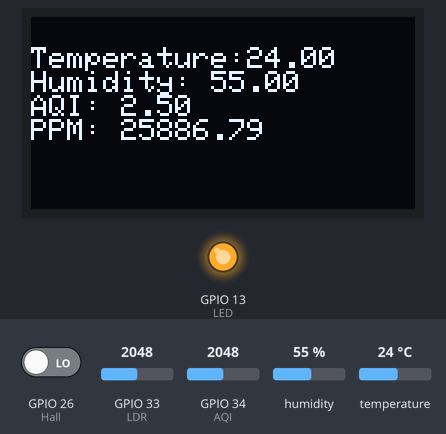
Bench run of a sketch on a simulated ESP32. On the bench: 128×64 one-colour display, output pins drawn as LEDs (lit = HIGH). The test bench sets the inputs (shaded band); at power-on: humidity 55 %, GPIO 33 (LDR) = 2048, GPIO 34 (AQI) = 2048, temperature 24 °C, GPIO 26 (Hall) LOW. What the sketch prints to the serial monitor is not drawn.

Above: at 1.8 s.
1.9 s: humidity set to 22 %
At 3.1 s:
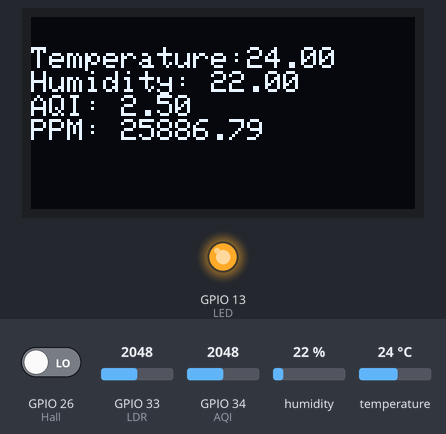
3.6 s: GPIO 33 (LDR) set to 2695
5.3 s: GPIO 33 (LDR) set to 2767
At 6.8 s:
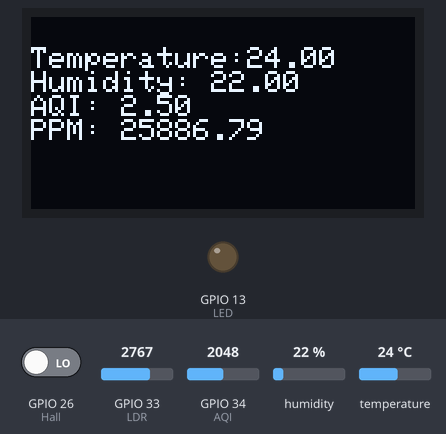
7.7 s: GPIO 34 (AQI) set to 2866
At 9.2 s:
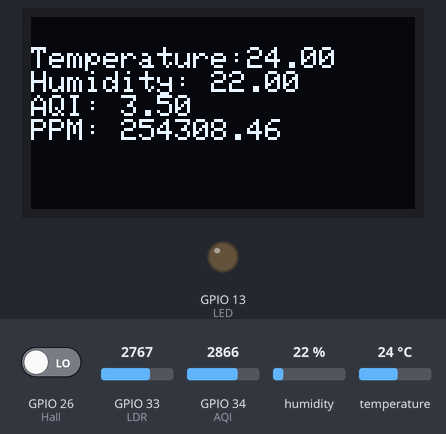
9.7 s: temperature set to 12 °C
At 11.5 s:
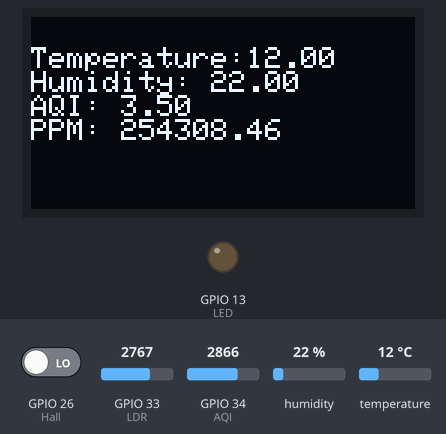
11.8 s: GPIO 34 (AQI) set to 3972
At 12.9 s:
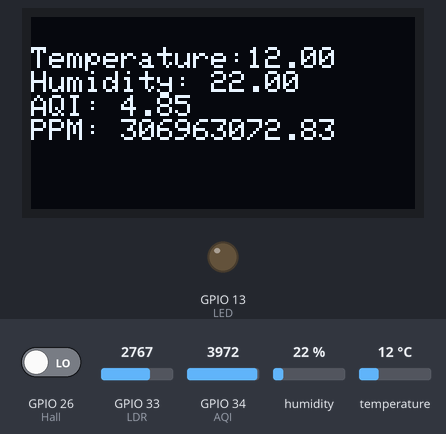
Timing chart, 0 to 14.8 s (numbered marks = the images above; inputs shaded):
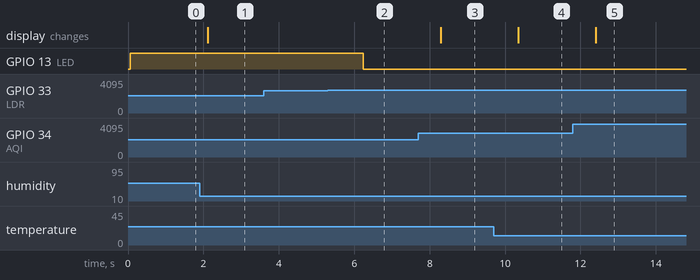

Measured:
- the behaviour switches between 2729 and 2730 on GPIO 33 (LDR) (found by bisection; images 1 and 2)
- after the input at 1.9 s, the display: changes after 0.22 s (image 1)
- after the input at 3.6 s, every drawn part: stays the same
- after the input at 5.3 s, GPIO 13 (LED): HIGH → LOW after 0.93 s
- after the input at 7.7 s, the display: changes after 0.59 s (image 3)
- after the input at 9.7 s, the display: changes after 0.65 s (image 4)
- after the input at 11.8 s, the display: changes after 0.61 s (image 5)

The sketch:

sketch_WISE.ino
```cpp
#include <DHT.h>
#include <Wire.h>
#include <Adafruit_GFX.h>
#include <Adafruit_SSD1306.h>

#define SCREEN_WIDTH 128 //number of columns
#define SCREEN_HEIGHT 64 //number of rows
#define OLED_RESET -1 //Reset pin (or -1 if sharing Arduino reset pin)
#define SCREEN_ADDRESS 0x3c // I2C (InterIntegrated circuit) address for the display

//DHT var(pin, type)
DHT dht(4, DHT22); //Need to write it for this sensor in this format

//Adafruit_SSD1306 var(parameters)
Adafruit_SSD1306 oled(SCREEN_WIDTH, SCREEN_HEIGHT, &Wire, OLED_RESET); //initialises the type of display used

int revolutions = 0;
unsigned long initial = 0;
unsigned long current = 0;
bool si = false;

void setup() {
  Serial.begin(115200);
  dht.begin();
  oled.begin(SSD1306_SWITCHCAPVCC, SCREEN_ADDRESS);

  pinMode(34, INPUT); //AQI
  pinMode(26, INPUT); //Hall

  pinMode(33, INPUT); //LDR
  pinMode(13, OUTPUT); //LED
}

void loop() {
  // put your main code here, to run repeatedly:
  float a = dht.readTemperature();
  float b = dht.readHumidity();

  bool sf = digitalRead(26);

  if (sf == 1 && si == 0) {
    initial = millis(); // Record the start time
  }

  if (sf == 0 && si == 1) {
    current = millis(); // Record the end time
    revolutions++; // Increment revolution count
  }

  si = sf;

  if (revolutions > 0) {
    unsigned long elapsed = current - initial;

    if (elapsed > 0) { // To avoid division by zero
      float rpm = (float)60000 / elapsed;

      Serial.print("Elapsed Time (ms): ");
      Serial.println(elapsed);
      Serial.print("RPM: ");
      Serial.println(rpm);

      oled.clearDisplay();
      oled.setTextSize(1);
      oled.setTextColor(SSD1306_WHITE);
      oled.setCursor(0,10);
      oled.print("Elapsed Time (ms): ");
      oled.println(elapsed);
      oled.print("RPM: ");
      oled.println(rpm);
      oled.display();
      revolutions = 0;
      initial = 0;
      current = 0;
      delay(1000);

    }
  }

  int sensorValue = analogRead(34);
  float V2 = sensorValue * 0.0012210012210;
  float RS = 10/V2*(5-V2);
  float ratio = RS/74;
  double ppm = 116.3*pow(ratio, -2.7);

  Serial.print("Temperature: ");
  Serial.println(a);
  //Serial.print('C');

  Serial.print("Humidity: ");
  Serial.println(b);

  Serial.print("AQI: ");
  Serial.println(V2);

  Serial.print("PPM: ");
  Serial.println(ppm);

  //PINS: SCL 22, SDA 21
  oled.clearDisplay();
  oled.setTextSize(1);
  oled.setTextColor(SSD1306_WHITE);
  oled.setCursor(0,10);
  oled.print("Temperature:" );
  oled.println(a);
  oled.print("Humidity: ");
  oled.println(b);
  oled.print("AQI: ");
  oled.println(V2);
  oled.print("PPM: ");
  oled.println(ppm);
  oled.display();

  int f = analogRead(33);
  Serial.println(f);
  int g = map(f, 0, 4095, 0, 3.3);
  if (g < 2){
    digitalWrite(13, HIGH);
  }
  if (g >= 2){
    digitalWrite(13, LOW);
  }

  delay(1000); //dht usually takes 250
}
```
